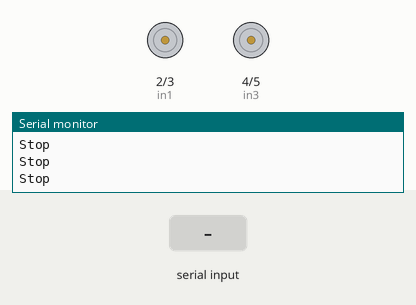
This sketch was run on a simulated Arduino Uno, built with avr-gcc and run on an emulated ATmega328P. On the bench: motor-driver pin pairs drawn as motors (green arrow = first pin HIGH = forward, orange = second pin HIGH = backward, longer = more drive), the last lines printed to the serial monitor. Inputs (shaded band) come from the test bench.

Above: at 1.2 s.
1.3 s: "F" received over Serial
At 1.7 s:
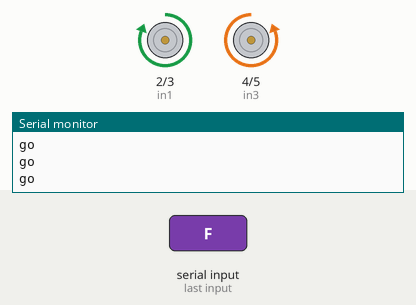
2.8 s: "B" received over Serial
At 4.0 s:
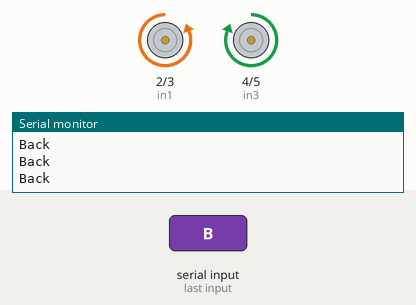
4.3 s: "L" received over Serial
At 5.4 s:
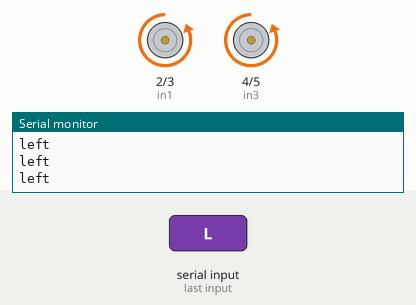
5.8 s: "R" received over Serial
At 6.4 s:
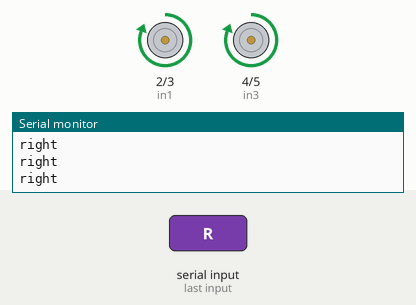
Timing chart, 0 to 8.3 s (numbered marks = the images above; inputs shaded):
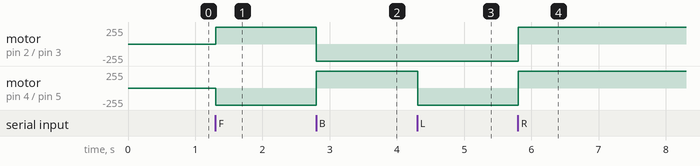

The sketch:

test1.ino
```cpp
#define in1 2
#define in2 3
#define in3 4
#define in4 5


char t;

void setup() {
  // put your setup code here, to run once:
  pinMode(in1, OUTPUT);
  pinMode(in2, OUTPUT);
  pinMode(in3, OUTPUT);
  pinMode(in4, OUTPUT);
  Serial.begin(9600);
}
void left() {
  digitalWrite(in1, LOW);
  digitalWrite(in2, HIGH);
  digitalWrite(in3, LOW);
  digitalWrite(in4, HIGH);
}
void go() {
 digitalWrite(in1, HIGH);//LEFT
  digitalWrite(in2, LOW);
  digitalWrite(in3, LOW);//RIGHT
  digitalWrite(in4, HIGH);

}
void right() {
  digitalWrite(in1, HIGH);
  digitalWrite(in2, LOW);
  digitalWrite(in3, HIGH);
  digitalWrite(in4, LOW);
}
void back() {
  digitalWrite(in1, LOW);
  digitalWrite(in2, HIGH);
  digitalWrite(in3, HIGH);
  digitalWrite(in4, LOW);
}
void Stop() {
  digitalWrite(in1, LOW);
  digitalWrite(in2, LOW);
  digitalWrite(in3, LOW);
  digitalWrite(in4, LOW);
}
void loop() {
  if (Serial.available()) {
    t = Serial.read();
  }

  if (t == 'F') {
    go();
    Serial.println("go");
  }
  else if (t == 'B') {
    back();
    Serial.println("Back");
  } else if (t == 'L') {
    left();
    Serial.println("left");
  } else if (t == 'R') {
    right();
    Serial.println("right");
  } else {
    Stop();
    Serial.println("Stop");
  }
  //delay(100);
} 
```

Measured:
- after the input at 1.3 s, motor on pin 2 (in1) / pin 3 (in2): stopped → forward 255/255 at once; motor on pin 4 (in3) / pin 5 (in4): stopped → backward 255/255 at once
- after the input at 2.8 s, motor on pin 2 (in1) / pin 3 (in2): forward 255/255 → backward 255/255 at once; motor on pin 4 (in3) / pin 5 (in4): backward 255/255 → forward 255/255 at once
- after the input at 4.3 s, motor on pin 4 (in3) / pin 5 (in4): forward 255/255 → backward 255/255 at once
- after the input at 5.8 s, motor on pin 2 (in1) / pin 3 (in2), motor on pin 4 (in3) / pin 5 (in4): backward 255/255 → forward 255/255 at once
